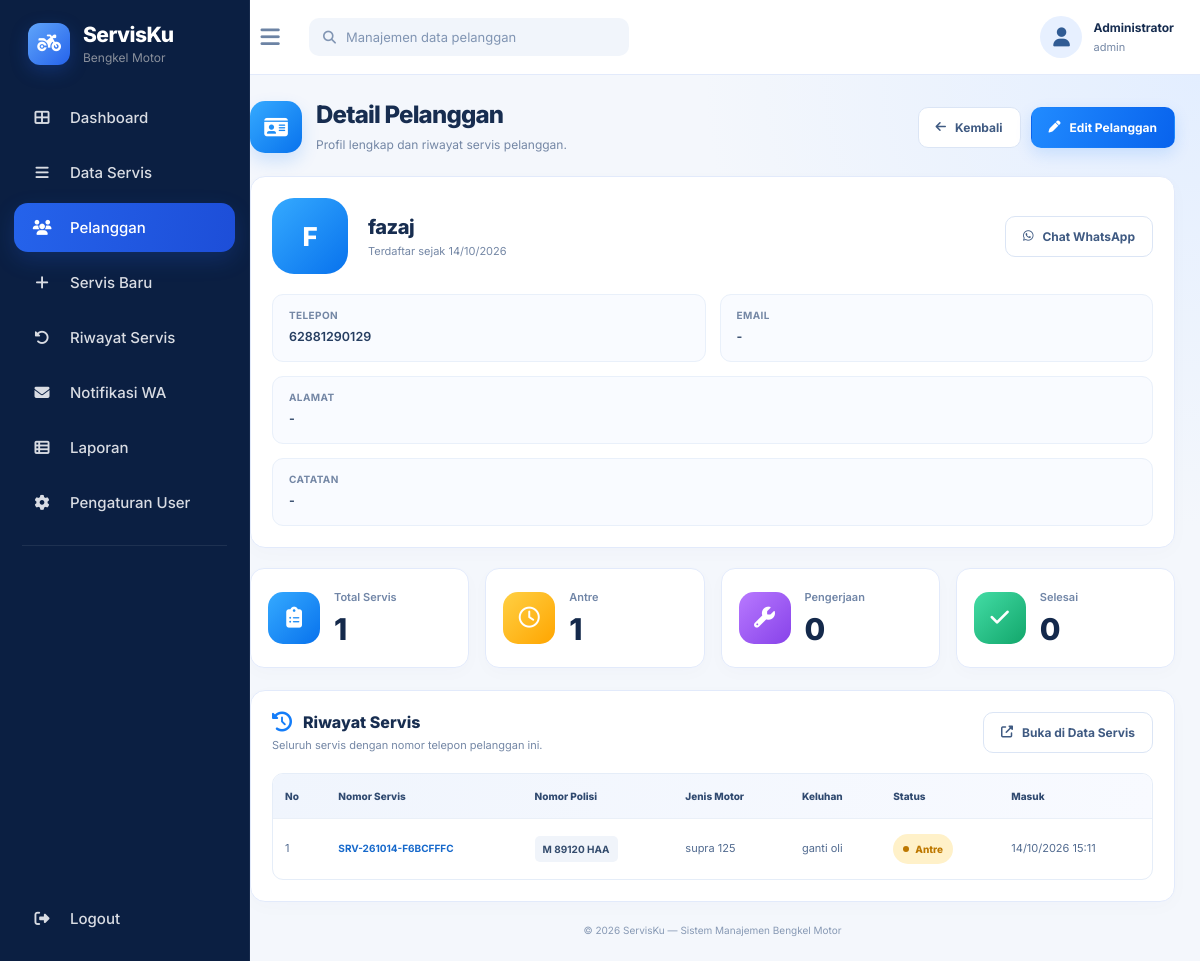
The page /detail_pelanggan.php?id=5 (signed in) on the database its author committed.
### tables this page shows
CREATE TABLE `pelanggan` (
  `id` int(11) NOT NULL,
  `nama` varchar(100) NOT NULL,
  `telepon` varchar(20) NOT NULL,
  `email` varchar(100) DEFAULT NULL,
  `alamat` text DEFAULT NULL,
  `catatan` text DEFAULT NULL,
  `created_at` timestamp NOT NULL DEFAULT current_timestamp(),
  `updated_at` timestamp NOT NULL DEFAULT current_timestamp() ON UPDATE current_timestamp(),
  `password` varchar(255) DEFAULT NULL
);

CREATE TABLE `servis` (
  `id` int(11) NOT NULL,
  `nomor_servis` varchar(30) NOT NULL,
  `nama_pelanggan` varchar(100) NOT NULL,
  `telepon` varchar(20) NOT NULL,
  `nomor_polisi` varchar(20) NOT NULL,
  `jenis_motor` varchar(100) NOT NULL,
  `keluhan` text NOT NULL,
  `status` enum('Antre','Pengerjaan','Selesai') NOT NULL DEFAULT 'Antre',
  `estimasi_selesai` datetime DEFAULT NULL,
  `selesai_pada` datetime DEFAULT NULL,
  `catatan_petugas` text DEFAULT NULL,
  `alasan_keterlambatan` text DEFAULT NULL,
  `created_at` timestamp NOT NULL DEFAULT current_timestamp(),
  `updated_at` timestamp NOT NULL DEFAULT current_timestamp() ON UPDATE current_timestamp(),
  `id_pelanggan` int(11) DEFAULT NULL
);

### detail_pelanggan.php (the view, shortened to what this page needs)
<?php
require_once __DIR__ . '/includes/pelanggan_helper.php';
$idPelanggan = filter_var($_GET['id'] ?? null, FILTER_VALIDATE_INT);
$pelanggan = false;
if ($idPelanggan) {
    $stmt = $pdo->prepare('SELECT * FROM pelanggan WHERE id = ?');
    $stmt->execute([$idPelanggan]);
    $pelanggan = $stmt->fetch();
}
$stmt = $pdo->prepare('
    SELECT id, nomor_servis, nomor_polisi, jenis_motor, keluhan,
           status, estimasi_selesai, created_at
    FROM servis
    WHERE ' . sqlTeleponServis() . ' = ?
    ORDER BY created_at DESC
');
$stmt->execute([$pelanggan['telepon']]);
$riwayat = $stmt->fetchAll();
$jumlah = ['Antre' => 0, 'Pengerjaan' => 0, 'Selesai' => 0];
foreach ($riwayat as $r) {
    $jumlah[$r['status']] = ($jumlah[$r['status']] ?? 0) + 1;
}
require_once __DIR__ . '/includes/sidebar.php';
?>
<main class="main">
    <section class="content">
        <div class="page-heading">
            <div class="heading-left">
                <div class="heading-icon"><i class="fa-solid fa-id-card"></i></div>
                <div>
                    <h1>Detail Pelanggan</h1>
                    <p>Profil lengkap dan riwayat servis pelanggan.</p>
                </div>
            </div>
            <div class="heading-actions">
                <a href="pelanggan.php" class="btn-secondary">
                    <i class="fa-solid fa-arrow-left"></i> Kembali
                </a>
                <a href="edit_pelanggan.php?id=<?= (int) $pelanggan['id'] ?>" class="btn-primary">
                    <i class="fa-solid fa-pen"></i> Edit Pelanggan
                </a>
            </div>
        </div>
        <section class="panel">
            <div class="profile-card">
                <div class="cust-avatar lg"><?= e(inisial($pelanggan['nama'])) ?></div>
                <div class="profile-info">
                    <h2><?= e($pelanggan['nama']) ?></h2>
                    <p class="since">
                        Terdaftar sejak <?= e(formatTanggal($pelanggan['created_at'], false)) ?>
                    </p>
                </div>
                <a href="<?= e(linkWhatsapp($pelanggan['telepon'])) ?>"
                   target="_blank" rel="noopener" class="btn-secondary">
                    <i class="fa-brands fa-whatsapp"></i> Chat WhatsApp
                </a>
            </div>
            <div class="info-grid">
                <div class="info-item">
                    <small>Telepon</small>
                    <span><?= e($pelanggan['telepon']) ?></span>
                </div>
                <div class="info-item">
                    <small>Email</small>
                    <span><?= e($pelanggan['email']) ?></span>
                </div>
                <div class="info-item full">
                    <small>Alamat</small>
                    <span><?= e($pelanggan['alamat']) ?></span>
                </div>
                <div class="info-item full">
                    <small>Catatan</small>
                    <span><?= e($pelanggan['catatan']) ?></span>
                </div>
            </div>
        </section>
        <div class="stats" style="margin-top:20px; grid-template-columns:repeat(auto-fit,minmax(180px,1fr));">
            <div class="stat-card">
                <div class="stat-icon blue"><i class="fa-solid fa-clipboard-list"></i></div>
                <div class="stat-info"><p>Total Servis</p><strong><?= count($riwayat) ?></strong></div>
            </div>
            <div class="stat-card">
                <div class="stat-icon yellow"><i class="fa-regular fa-clock"></i></div>
                <div class="stat-info"><p>Antre</p><strong><?= $jumlah['Antre'] ?></strong></div>
            </div>
            <div class="stat-card">
                <div class="stat-icon purple"><i class="fa-solid fa-wrench"></i></div>
                <div class="stat-info"><p>Pengerjaan</p><strong><?= $jumlah['Pengerjaan'] ?></strong></div>
            </div>
            <div class="stat-card">
                <div class="stat-icon green"><i class="fa-solid fa-check"></i></div>
                <div class="stat-info"><p>Selesai</p><strong><?= $jumlah['Selesai'] ?></strong></div>
            </div>
        </div>
        <section class="panel">
            <div class="panel-header">
                <div>
                    <h2><i class="fa-solid fa-clock-rotate-left"></i> Riwayat Servis</h2>
                    <p>Seluruh servis dengan nomor telepon pelanggan ini.</p>
                </div>
                <a href="data_servis.php?cari=<?= urlencode($pelanggan['telepon']) ?>" class="btn-secondary">
                    <i class="fa-solid fa-up-right-from-square"></i> Buka di Data Servis
                </a>
            </div>
            <div class="table-wrap">
                <table style="min-width:760px">
                    <thead>
                        <tr>
                            <th>No</th>
                            <th>Nomor Servis</th>
                            <th>Nomor Polisi</th>
                            <th>Jenis Motor</th>
                            <th>Keluhan</th>
                            <th>Status</th>
                            <th>Masuk</th>
                        </tr>
                    </thead>
                    <tbody>
                    <?php if ($riwayat): ?>
                        <?php foreach ($riwayat as $i => $r): ?>
                            <tr>
                                <td><?= $i + 1 ?></td>
                                <td><span class="service-number"><?= e($r['nomor_servis']) ?></span></td>
                                <td><span class="plate"><?= e($r['nomor_polisi']) ?></span></td>
                                <td><?= e($r['jenis_motor']) ?></td>
                                <td><?= e($r['keluhan']) ?></td>
                                <td>
                                    <span class="status <?= statusClass($r['status']) ?>">
                                        <?= e($r['status']) ?>
                                    </span>
                                </td>
                                <td><?= e(formatTanggal($r['created_at'])) ?></td>
                            </tr>
                        <?php endforeach; ?>
                    <?php endif; ?>
                    </tbody>
                </table>
            </div>
        </section>
        <footer class="footer">
            &copy; <?= date('Y') ?> ServisKu — Sistem Manajemen Bengkel Motor
        </footer>
    </section>
</main>
</body>
</html>

### sidebar.php (style rules this page uses)
:root { --sidebar-width: 250px; --sb-bg: #0b1f42; --sb-text: #d9dce3; --sb-orange: #2563eb; }
* { box-sizing: border-box; }

### rows shown on the page
pelanggan: nama "F", nama "fazaj", created_at "14/10/2026", telepon "62881290129", email "-", alamat "-", catatan "-"
servis: nomor_servis "SRV-261014-F6BCFFFC", nomor_polisi "M 89120 HAA", jenis_motor "supra 125", keluhan "ganti oli", status "Antre", created_at "14/10/2026 15:11"

### other values the page prints
$menu['label'] "Dashboard"
$menu['label'] "Data Servis"
$menu['label'] "Pelanggan"
$menu['label'] "Servis Baru"
$menu['label'] "Riwayat Servis"
$menu['label'] "Notifikasi WA"
$menu['label'] "Laporan"
$menu['label'] "Pengaturan User"
$teks "Manajemen data pelanggan"
$nama "Administrator"
$role "admin"
count($riwayat) "1"
$jumlah['Antre'] "1"
$jumlah['Pengerjaan'] "0"
$jumlah['Selesai'] "0"
